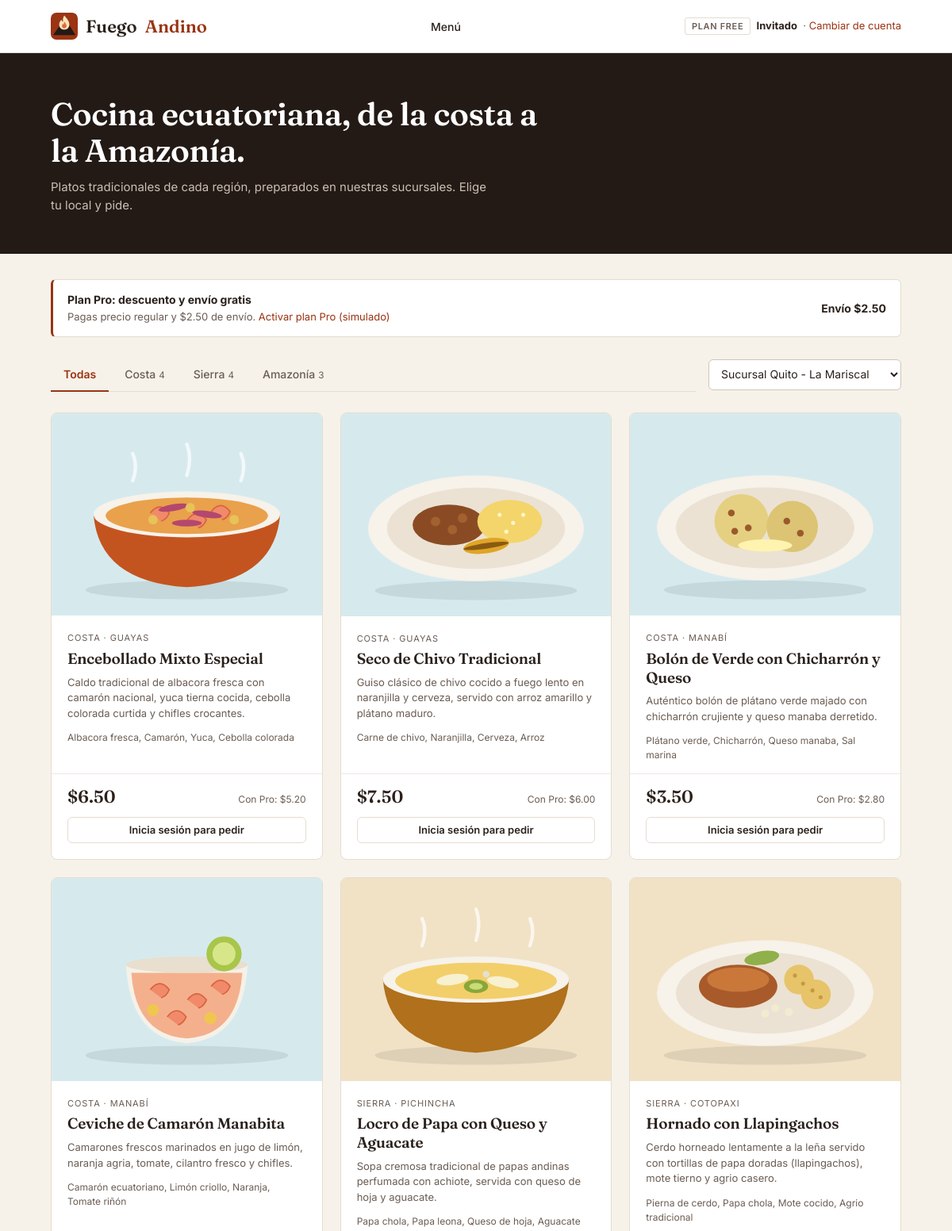
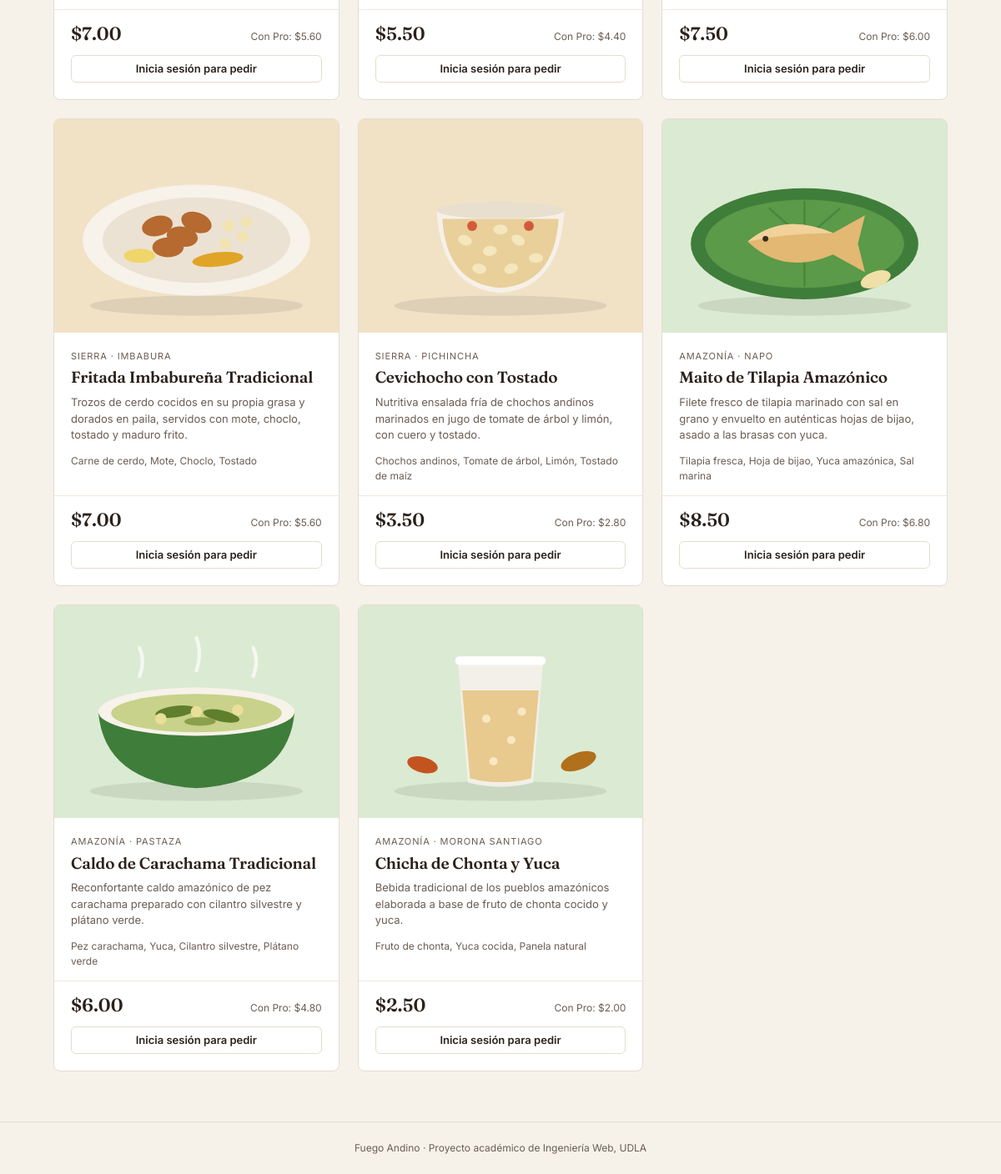
The page /index.php?action=menu on the database its author committed (2 pictures, top to bottom).
### tables this page shows
CREATE TABLE platos (
            id INTEGER PRIMARY KEY AUTOINCREMENT,
            nombre TEXT NOT NULL,
            region TEXT NOT NULL, -- Costa, Sierra, Amazonía
            precio REAL NOT NULL,
            costo REAL NOT NULL,
            descuento_pro REAL DEFAULT 20.0,
            activo INTEGER DEFAULT 1,
            descripcion TEXT,
            ingredientes TEXT,
            tiempo_preparacion TEXT DEFAULT '00:15 hrs'
        , imagen TEXT, provincia_id INTEGER REFERENCES provincias(id));

CREATE TABLE provincias (
            id INTEGER PRIMARY KEY AUTOINCREMENT,
            region_id INTEGER NOT NULL,
            nombre TEXT NOT NULL,
            UNIQUE (region_id, nombre),
            FOREIGN KEY (region_id) REFERENCES regiones(id)
        );

### app/controllers/MenuController.php (called while the page is built, shortened)
<?php
require_once 'app/models/Plato.php';
require_once 'app/models/Sucursal.php';
class MenuController {
    private $platoModel;
    private $sucursalModel;
    public function __construct($db) {
        $this->platoModel = new Plato($db);
        $this->sucursalModel = new Sucursal($db);
    }
    public function index() {
        $region = $_GET['region'] ?? null;
        $sucursalId = $_GET['sucursal_id'] ?? 1;
        $platos = $this->platoModel->getAll(true, $region);
        $sucursales = $this->sucursalModel->getAll();
        $conteoRegiones = $this->platoModel->countByRegion();
        $userPlan = $_SESSION['plan'] ?? 'free';
        $isPro = ($userPlan === 'pro');
        require 'app/views/menu.php';
    }
}
?>

### app/models/Plato.php (called while the page is built, shortened)
<?php
class Plato {
    private $db;
    public function __construct($db) {
        $this->db = $db;
    }
    public function getAll($activeOnly = false, $region = null) {
        $sql = "SELECT pl.*, pr.nombre AS provincia FROM platos pl LEFT JOIN provincias pr ON pr.id = pl.provincia_id WHERE 1=1";
        $params = [];
        if ($activeOnly) {
            $sql .= " AND pl.activo = 1";
        }
        $sql .= " ORDER BY pl.id ASC";
        $stmt = $this->db->prepare($sql);
        $stmt->execute($params);
        return $stmt->fetchAll(PDO::FETCH_ASSOC);
    }
    public function countByRegion() {
        $rows = $this->db->query("SELECT region, COUNT(*) as total FROM platos WHERE activo = 1 GROUP BY region")->fetchAll(PDO::FETCH_ASSOC);
        $counts = ['Costa' => 0, 'Sierra' => 0, 'Amazonía' => 0];
        foreach ($rows as $r) {
            $counts[$r['region']] = (int)$r['total'];
        }
        return $counts;
    }
}
?>

### app/models/Sucursal.php (called while the page is built, shortened)
<?php
class Sucursal {
    private $db;
    public function __construct($db) {
        $this->db = $db;
    }
    public function getAll() {
        return $this->db->query("SELECT * FROM sucursales WHERE activa = 1 ORDER BY id ASC")->fetchAll(PDO::FETCH_ASSOC);
    }
}
?>

### app/views/menu.php (the view, shortened to what this page needs)
<?php
$regionClass = fn($r) => strtolower(strtr($r, ['í' => 'i']));
$regiones = [
    '' => 'Todas',
    'Costa' => 'Costa',
    'Sierra' => 'Sierra',
    'Amazonía' => 'Amazonía',
];
$q = fn(array $extra) => 'index.php?' . http_build_query(array_filter(['action' => 'menu', 'sucursal_id' => $sucursalId] + $extra));
?><!DOCTYPE html>
<html lang="es">
<head>
    <link rel="stylesheet" href="assets/css/app.css">
</head>
<body>
<header class="site-nav">
    <div class="in">
        <a class="logo" href="index.php?action=menu"><img src="assets/img/logo.svg" alt="">Fuego <em>Andino</em></a>
        <nav class="links">
            <a class="active" href="index.php?action=menu">Menú</a>
        </nav>
        <div class="who">
            <span class="plan-chip <?= $isPro ? 'pro' : '' ?>"><?= $isPro ? 'Plan Pro' : 'Plan Free' ?></span>
            &nbsp;<b><?= htmlspecialchars($_SESSION['nombre'] ?? 'Invitado') ?></b>
            &nbsp;·&nbsp;<a href="index.php?action=login">Cambiar de cuenta</a>
        </div>
    </div>
</header>
<section class="hero">
    <div class="in">
        <h1>Cocina ecuatoriana, de la costa a la Amazonía.</h1>
        <p>Platos tradicionales de cada región, preparados en nuestras sucursales. Elige tu local y pide.</p>
    </div>
</section>
<div class="wrap">
    <div class="benefit">
        <div>
            <b><?= $isPro ? 'Beneficios Pro activos' : 'Plan Pro: descuento y envío gratis' ?></b>
            <span>
                <?php if ($isPro): ?>
                    Descuento en platos seleccionados y envío gratis en todos tus pedidos.
                <?php else: ?>
                    Pagas precio regular y $2.50 de envío. <a href="index.php?action=switch_user&role=pro">Activar plan Pro (simulado)</a>
                <?php endif; ?>
            </span>
        </div>
        <b><?= $isPro ? 'Envío $0.00' : 'Envío $2.50' ?></b>
    </div>
    <div class="toolbar">
        <nav class="tabs">
            <?php foreach ($regiones as $valor => $etiqueta): ?>
                <a class="<?= ((string)$region === (string)$valor) ? 'active' : '' ?>" href="<?= $q($valor ? ['region' => $valor] : []) ?>">
                    <?= $etiqueta ?><?php if ($valor): ?><small><?= $conteoRegiones[$valor] ?? 0 ?></small><?php endif; ?>
                </a>
            <?php endforeach; ?>
        </nav>
        <div class="field" style="margin:0;min-width:240px">
            <select class="select" aria-label="Sucursal"
                    onchange="window.location.href='index.php?action=menu<?= $region ? '&region=' . urlencode($region) : '' ?>&sucursal_id=' + this.value">
                <?php foreach ($sucursales as $suc): ?>
                    <option value="<?= $suc['id'] ?>" <?= ($sucursalId == $suc['id']) ? 'selected' : '' ?>><?= htmlspecialchars($suc['nombre']) ?></option>
                <?php endforeach; ?>
            </select>
        </div>
    </div>
    <?php if (!$platos): ?>
        <div class="empty">No hay platos disponibles en esta región por ahora.</div>
    <?php else: ?>
    <div class="dishes">
        <?php foreach ($platos as $pl):
            $precioRegular = (float)$pl['precio'];
            $descuento = (float)$pl['descuento_pro'];
            $precioPro = $precioRegular * (1 - $descuento / 100);
        ?>
            <article class="dish <?= $regionClass($pl['region']) ?>">
                <img class="photo" src="<?= htmlspecialchars($pl['imagen'] ?: 'assets/img/platos/default.svg') ?>" alt="<?= htmlspecialchars($pl['nombre']) ?>" loading="lazy">
                <div class="body">
                    <div class="origin"><?= htmlspecialchars($pl['region']) ?><?= !empty($pl['provincia']) ? ' · ' . htmlspecialchars($pl['provincia']) : '' ?></div>
                    <h3><?= htmlspecialchars($pl['nombre']) ?></h3>
                    <p class="desc"><?= htmlspecialchars($pl['descripcion']) ?></p>
                    <p class="ing"><?= htmlspecialchars(implode(', ', array_slice(array_map('trim', explode(',', $pl['ingredientes'])), 0, 4))) ?></p>
                </div>
                <div class="foot">
                    <div class="price-row">
                        <div class="price">
                            <?php if ($isPro): ?>
                                <s>$<?= number_format($precioRegular, 2) ?></s>$<?= number_format($precioPro, 2) ?>
                            <?php else: ?>
                                $<?= number_format($precioRegular, 2) ?>
                            <?php endif; ?>
                        </div>
                        <small><?= $isPro ? '−' . (int)$descuento . '% Pro' : 'Con Pro: $' . number_format($precioPro, 2) ?></small>
                    </div>
                    <?php if (empty($_SESSION['user_id'])): ?>
                        <a class="btn" href="index.php?action=login">Inicia sesión para pedir</a>
                    <?php endif; ?>
                </div>
            </article>
        <?php endforeach; ?>
    </div>
    <?php endif; ?>
</div>
<footer class="site-foot">Fuego Andino · Proyecto académico de Ingeniería Web, UDLA</footer>
</body>
</html>

### rows shown on the page
platos: imagen (picture), region "COSTA", provincia.nombre "GUAYAS", nombre "Encebollado Mixto Especial", descripcion "Caldo tradicional de albacora fresca con camarón nacional, yuca tierna cocida, cebolla colorada curtida y chifles crocantes.", ingredientes "Albacora fresca, Camarón, Yuca, Cebolla colorada", precio "6.50", precioPro "5.20"
platos: imagen (picture), region "COSTA", provincia.nombre "GUAYAS", nombre "Seco de Chivo Tradicional", descripcion "Guiso clásico de chivo cocido a fuego lento en naranjilla y cerveza, servido con arroz amarillo y plátano maduro.", ingredientes "Carne de chivo, Naranjilla, Cerveza, Arroz", precio "7.50", precioPro "6.00"
platos: imagen (picture), region "COSTA", provincia.nombre "MANABÍ", nombre "Bolón de Verde con Chicharrón y Queso", descripcion "Auténtico bolón de plátano verde majado con chicharrón crujiente y queso manaba derretido.", ingredientes "Plátano verde, Chicharrón, Queso manaba, Sal marina", precio "3.50", precioPro "2.80"
platos: imagen (picture), region "COSTA", provincia.nombre "MANABÍ", nombre "Ceviche de Camarón Manabita", descripcion "Camarones frescos marinados en jugo de limón, naranja agria, tomate, cilantro fresco y chifles.", ingredientes "Camarón ecuatoriano, Limón criollo, Naranja, Tomate riñón", precio "7.00", precioPro "5.60"
platos: imagen (picture), region "SIERRA", provincia.nombre "PICHINCHA", nombre "Locro de Papa con Queso y Aguacate", descripcion "Sopa cremosa tradicional de papas andinas perfumada con achiote, servida con queso de hoja y aguacate.", ingredientes "Papa chola, Papa leona, Queso de hoja, Aguacate", precio "5.50", precioPro "4.40"
platos: imagen (picture), region "SIERRA", provincia.nombre "COTOPAXI", nombre "Hornado con Llapingachos", descripcion "Cerdo horneado lentamente a la leña servido con tortillas de papa doradas (llapingachos), mote tierno y agrio casero.", ingredientes "Pierna de cerdo, Papa chola, Mote cocido, Agrio tradicional", precio "7.50", precioPro "6.00"
platos: imagen (picture), region "SIERRA", provincia.nombre "IMBABURA", nombre "Fritada Imbabureña Tradicional", descripcion "Trozos de cerdo cocidos en su propia grasa y dorados en paila, servidos con mote, choclo, tostado y maduro frito.", ingredientes "Carne de cerdo, Mote, Choclo, Tostado", precio "7.00", precioPro "5.60"
platos: imagen (picture), region "SIERRA", provincia.nombre "PICHINCHA", nombre "Cevichocho con Tostado", descripcion "Nutritiva ensalada fría de chochos andinos marinados en jugo de tomate de árbol y limón, con cuero y tostado.", ingredientes "Chochos andinos, Tomate de árbol, Limón, Tostado de maíz", precio "3.50", precioPro "2.80"
platos: imagen (picture), region "AMAZONÍA", provincia.nombre "NAPO", nombre "Maito de Tilapia Amazónico", descripcion "Filete fresco de tilapia marinado con sal en grano y envuelto en auténticas hojas de bijao, asado a las brasas con yuca.", ingredientes "Tilapia fresca, Hoja de bijao, Yuca amazónica, Sal marina", precio "8.50", precioPro "6.80"
platos: imagen (picture), region "AMAZONÍA", provincia.nombre "PASTAZA", nombre "Caldo de Carachama Tradicional", descripcion "Reconfortante caldo amazónico de pez carachama preparado con cilantro silvestre y plátano verde.", ingredientes "Pez carachama, Yuca, Cilantro silvestre, Plátano verde", precio "6.00", precioPro "4.80"
platos: imagen (picture), region "AMAZONÍA", provincia.nombre "MORONA SANTIAGO", nombre "Chicha de Chonta y Yuca", descripcion "Bebida tradicional de los pueblos amazónicos elaborada a base de fruto de chonta cocido y yuca.", ingredientes "Fruto de chonta, Yuca cocida, Panela natural", precio "2.50", precioPro "2.00"

### other values the page prints
$_SESSION['nombre'] "Invitado"
$etiqueta "Todas"
$etiqueta "Costa"
$conteoRegiones[$valor] "4"
$etiqueta "Sierra"
$etiqueta "Amazonía"
$conteoRegiones[$valor] "3"
form field value "Sucursal Quito - La Mariscal"
